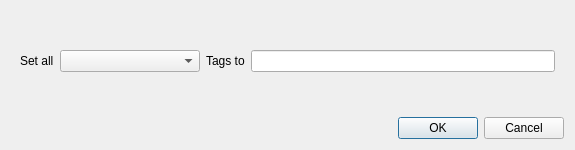
<?xml version="1.0" encoding="UTF-8"?>
<ui version="4.0">
 <class>SetAllDialog</class>
 <widget class="QDialog" name="SetAllDialog">
  <property name="geometry">
   <rect>
    <x>0</x>
    <y>0</y>
    <width>575</width>
    <height>150</height>
   </rect>
  </property>
  <property name="windowTitle">
   <string>Set All</string>
  </property>
  <layout class="QVBoxLayout" name="verticalLayout">
   <item>
    <widget class="QFrame" name="top_frame">
     <property name="sizePolicy">
      <sizepolicy hsizetype="Preferred" vsizetype="Expanding">
       <horstretch>0</horstretch>
       <verstretch>0</verstretch>
      </sizepolicy>
     </property>
     <layout class="QHBoxLayout" name="horizontalLayout">
      <item>
       <widget class="QLabel" name="set_all_label">
        <property name="text">
         <string>Set all</string>
        </property>
       </widget>
      </item>
      <item>
       <widget class="QComboBox" name="tags_combobox">
        <property name="sizePolicy">
         <sizepolicy hsizetype="Fixed" vsizetype="Fixed">
          <horstretch>0</horstretch>
          <verstretch>0</verstretch>
         </sizepolicy>
        </property>
        <property name="minimumSize">
         <size>
          <width>140</width>
          <height>0</height>
         </size>
        </property>
        <property name="maximumSize">
         <size>
          <width>16777215</width>
          <height>16777215</height>
         </size>
        </property>
       </widget>
      </item>
      <item>
       <widget class="QLabel" name="tags_to_label">
        <property name="text">
         <string>Tags to</string>
        </property>
       </widget>
      </item>
      <item>
       <widget class="QLineEdit" name="value_edit">
        <property name="sizePolicy">
         <sizepolicy hsizetype="Expanding" vsizetype="Fixed">
          <horstretch>0</horstretch>
          <verstretch>0</verstretch>
         </sizepolicy>
        </property>
        <property name="minimumSize">
         <size>
          <width>279</width>
          <height>0</height>
         </size>
        </property>
       </widget>
      </item>
     </layout>
    </widget>
   </item>
   <item>
    <widget class="QDialogButtonBox" name="button_box">
     <property name="standardButtons">
      <set>QDialogButtonBox::StandardButton::Cancel|QDialogButtonBox::StandardButton::Ok</set>
     </property>
    </widget>
   </item>
  </layout>
 </widget>
 <resources/>
 <connections/>
</ui>
